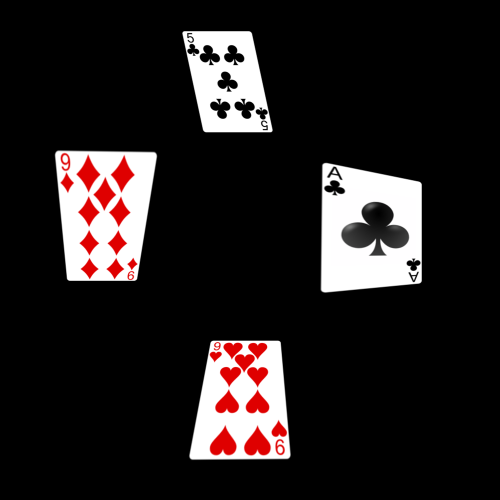
//> input picture RVAU Segundo/x64/Release/TestImages/TestImage5.png, 1000 x 1000 px (shown at 1/2 size)
$ ./Source   (built with g++ and OpenCV 4)
//> lines starting //> are read from the running program, lines starting //| are printed output that depends on the picture; after the words box and inside, x2 and y2 are one past the last pixel; in counts of white or black regions, pixels touching at a corner belong together
### RVAU Segundo/OpenCVTest/stdafx.h
// stdafx.h : include file for standard system include files,
// or project specific include files that are used frequently, but
// are changed infrequently
//

#pragma once

#include "targetver.h"

#include <stdio.h>
#include <tchar.h>


// TODO: reference additional headers your program requires here

### RVAU Segundo/OpenCVTest/Source.cpp
#include "stdafx.h"

#include <iostream>
#include <opencv2/xfeatures2d.hpp>
#include <opencv2/highgui/highgui.hpp>
#include <opencv2/imgproc.hpp>
#include <opencv2/calib3d.hpp>
#include <opencv2/core/core.hpp>

//#include <Gdiplus.h>

using namespace cv;
using namespace std;

void filterMatchesByAbsoluteValue(std::vector<DMatch> &matches, float maxDistance);
Mat filterMatchesRANSAC(std::vector<DMatch> &matches, std::vector<KeyPoint> &keypointsA, std::vector<KeyPoint> &keypointsB);
void showResult(string name, Mat &imgA, std::vector<KeyPoint> &keypointsA, Mat &imgB, std::vector<KeyPoint> &keypointsB, std::vector<DMatch> &matches, Mat &homography);

vector<int> cardNames;
vector<string> suitNames;

bool compareContourAreas(std::vector<Point> contour1, std::vector<Point> contour2) {
	double i = fabs(contourArea(Mat(contour1)));
	double j = fabs(contourArea(Mat(contour2)));
	return (i > j);
}

bool sortByX(pair<Mat,int> vec1, pair<Mat, int> vec2) {
	return (vec1.second < vec2.second);
}

double dist(Point2f p1, Point2f p2) {
	return sqrt(pow(p1.x - p2.x, 2) + pow(p1.y - p2.y, 2));
}

Mat preprocess(Mat img) {
	cvtColor(img, img, CV_BGR2GRAY);
	GaussianBlur(img, img, Size(1, 1), 1000);
	threshold(img, img, 150, 255, THRESH_BINARY);

	return img;
}
// [31 lines left out: function compareIMG, not called in this run]
bool sortCards(pair<int, string> p1, pair<int, string> p2) {
	return p1.first > p2.first;
}
// [18 lines left out: function mySort, not called in this run]

int compareSIFT(Mat img1, vector<Mat> img2) {
	cout << "Running SIFT" << endl;
	int minHessian = 400;

	Ptr<FeatureDetector> detector = xfeatures2d::SIFT::create();
	Ptr<DescriptorExtractor> extractor = xfeatures2d::SIFT::create();
	FlannBasedMatcher* matcher = new FlannBasedMatcher();

	Mat descriptor, homography;
	vector<Mat>  descriptors(img2.size());

	std::vector<KeyPoint> keypoints_1;
	vector<vector<KeyPoint>>keypoints = vector<vector<KeyPoint>>();

	detector->detect(img1, keypoints_1);
	extractor->compute(img1, keypoints_1, descriptor);

	double maxPoints = -1;
	int bestIndex;
	vector<DMatch> bestMatches;

	for (int i = 0; i < img2.size();i++)
	{
		resize(img2[i], img2[i], img1.size());
		vector<DMatch> matches = vector<DMatch>();

		vector<KeyPoint> keypoint;
		detector->detect(img2[i], keypoint);
		extractor->compute(img2[i], keypoint, descriptors[i]);
		keypoints.push_back(keypoint);
		matcher->match(descriptor, descriptors[i], matches);

		filterMatchesByAbsoluteValue(matches, 125);

		double d = compareIMG(img1, img2[i]);
		double points = 100 * matches.size() * d;

		if (points > maxPoints) {
			maxPoints = points;
			bestIndex = i;
			bestMatches = matches;
		}
	}
	homography = filterMatchesRANSAC(bestMatches, keypoints_1, keypoints[bestIndex]);
	showResult("Window" + to_string(maxPoints),img1, keypoints_1, img2[bestIndex], keypoints[bestIndex], bestMatches, homography);

	return bestIndex;
}

// [68 lines left out: functions filterMatchesByAbsoluteValue, filterMatchesRANSAC, showResult, not called in this run]

vector<Mat> readAllNewCards() {
	string const suit[4] = { "hearts","spades","diamonds","clubs" };
	string const num[13] = { "2","3","4","5","6","7","8","9","10","jack","queen","king","ace" };
	string path = "cards\\";
	vector<Mat> vec;
	for (int i = 0; i < 4; i++) {
		for (int j = 0; j < 13; ++j) {
			string str = path + num[j] + "_of_" + suit[i] + ".png";

			Mat image = imread(str, CV_LOAD_IMAGE_COLOR);
//> 2_of_hearts.png cannot be read in this run, so this picture is empty

			vec.push_back(image);
			cardNames.push_back(j);
			suitNames.push_back(suit[i]);
		}
	}
	for (int i = 0; i < 4; i++) {
		for (int j = 9; j < 12; ++j) {
			string str = path + num[j] + "_of_" + suit[i] + "2.png";

			Mat image = imread(str, CV_LOAD_IMAGE_COLOR);
//> jack_of_hearts2.png cannot be read in this run, so this picture is empty

			vec.push_back(image);
			cardNames.push_back(j);
			suitNames.push_back(suit[i]);
		}
	}
	return vec;
}

// [31 lines left out: functions showFinal, WriteOnImage, not called in this run]

int main( int argc, char** argv )
{

	vector<vector<Point2f> > CardsCoords;
	vector<Mat> allCards = readAllNewCards(); //getDataSet

    Mat image;
    image = imread("C:\\Users\\Asus\\Documents\\VRAU2015\\RVAU Segundo\\x64\\Release\\TestImages\\TestImage5.png", CV_LOAD_IMAGE_COLOR);   // Read the file
//> image is the input picture: 1000 rows x 1000 cols, CV_8UC3; mean B, G, R 31.5, 31.5, 36.5

    if(! image.data )                              // Check for invalid input
    {
        cout <<  "Could not open or find the image" << std::endl ;
        return -1;
    }

	namedWindow("Original", CV_WINDOW_KEEPRATIO);
	imshow("Original", image);
	string trump;
	cout << "Select the Trump: hearts, spades, diamonds, clubs" << endl;
	cin >> trump;
//> the answer given: ../x64/Release/cards/Nova pasta/2.png
	//--------------------------------------------Get Cards-------------------------------------------//
	Mat thresh = preprocess(image);
//> in preprocess, `cvtColor(img, img, CV_BGR2GRAY);`:
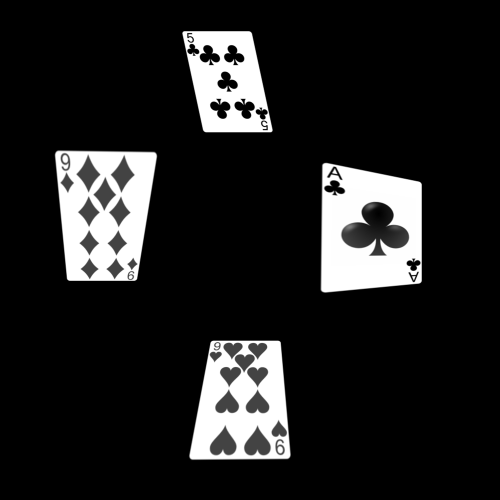
//> img: 1000 rows x 1000 cols, CV_8UC1 (shown at 1/2 size); min 0, max 255, mean 33
//> in preprocess, `threshold(img, img, 150, 255, THRESH_BINARY);`:
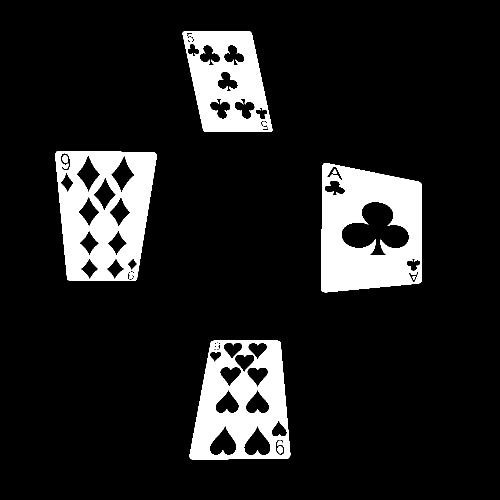
//> img: 1000 rows x 1000 cols, CV_8UC1 (shown at 1/2 size); 12.2% white; 10 white regions

	vector<vector<Point> > vecPoint;
	vector<Vec4i> vecInfo;
	Mat Countours;

	findContours(thresh, vecPoint, vecInfo, CV_RETR_TREE,CHAIN_APPROX_SIMPLE);
//> vecPoint = 50 contours; largest, box (x1, y1, x2, y2) and area: (642, 326, 843, 585) 45776, (110, 302, 313, 562) 44128, (379, 681, 581, 919) 40252, (365, 63, 545, 264) 27572, (682, 403, 819, 512) 8520; vecInfo = 50 items, first 8: [16, -1, 1, -1], [3, -1, 2, 0], [-1, -1, -1, 1], [4, 1, -1, 0], [5, 3, -1, 0], [6, 4, -1, 0], [7, 5, -1, 0], [8, 6, -1, 0]

	std::sort(vecPoint.begin(), vecPoint.end(), compareContourAreas);
//> in compareContourAreas, `double i = fabs(contourArea(Mat(contour1)));`: i = 414
//> in compareContourAreas, `double j = fabs(contourArea(Mat(contour2)));`: j = 177


	vector<Point> r;
	vector<Vec2f> approximate;
	Point2f inputQuad[4];
	Point2f outputQuad[4];

	Mat cards[4];

	for (size_t i = 0; i < 4; i++)
	{
		vector<Point> card = vecPoint[i];
		vector<Point2f> temp;

		double peri = arcLength(card, true);
		approxPolyDP(card, approximate, 0.01*peri, true);
		RotatedRect rect = minAreaRect(card);
		Point2f points[4];
		rect.points(points);

		temp.push_back(approximate[0]);
		temp.push_back(approximate[1]);
		temp.push_back(approximate[2]);
		temp.push_back(approximate[3]);

		if (dist(approximate[0], approximate[1]) < dist(approximate[1], approximate[2])) {
			inputQuad[0] = approximate[0];
			inputQuad[1] = approximate[1];
			inputQuad[2] = approximate[2];
			inputQuad[3] = approximate[3];
		}
		else {
			inputQuad[0] = approximate[1];
			inputQuad[1] = approximate[2];
			inputQuad[2] = approximate[3];
			inputQuad[3] = approximate[0];
		}
			outputQuad[0] = Point2f(449, 0);
			outputQuad[1] = Point2f(0, 0);
			outputQuad[2] = Point2f(0, 449);
			outputQuad[3] = Point2f(449, 449);

		Mat final = getPerspectiveTransform(inputQuad, outputQuad);
		Mat output;
		warpPerspective(image, cards[i], final, Size(450, 450));

		CardsCoords.push_back(temp);
	}
//> this loop made 4 passes
//> (peri, approximate, rect) on passes 1 to 4: (873.8, 4 items: [647, 327], [643, 581], [840, 565], [842, 367], centre (742, 455), size (258, 200), angle -90), (875.7, 4 items: [113, 303], [135, 559], [271, 560], [312, 308], centre (211, 431.5), size (259, 202), angle -90), (830.9, 4 items: [422, 683], [379, 914], [576, 916], [560, 684], centre (479.5, 799.5), size (237, 201), angle -90), (704.1, 4 items: [367, 63], [407, 261], [542, 263], [502, 65], centre (454.5, 163), size (135.8, 232.2), angle -12.1)
	//-----------------------------------------------------------------//

	vector<pair<int, string>> cardsTable;
	for (int index = 0; index < 4; ++index) {
//> (the run ends here: the program stops with an error, at `resize(img2[i], img2[i], img1.size());`)
